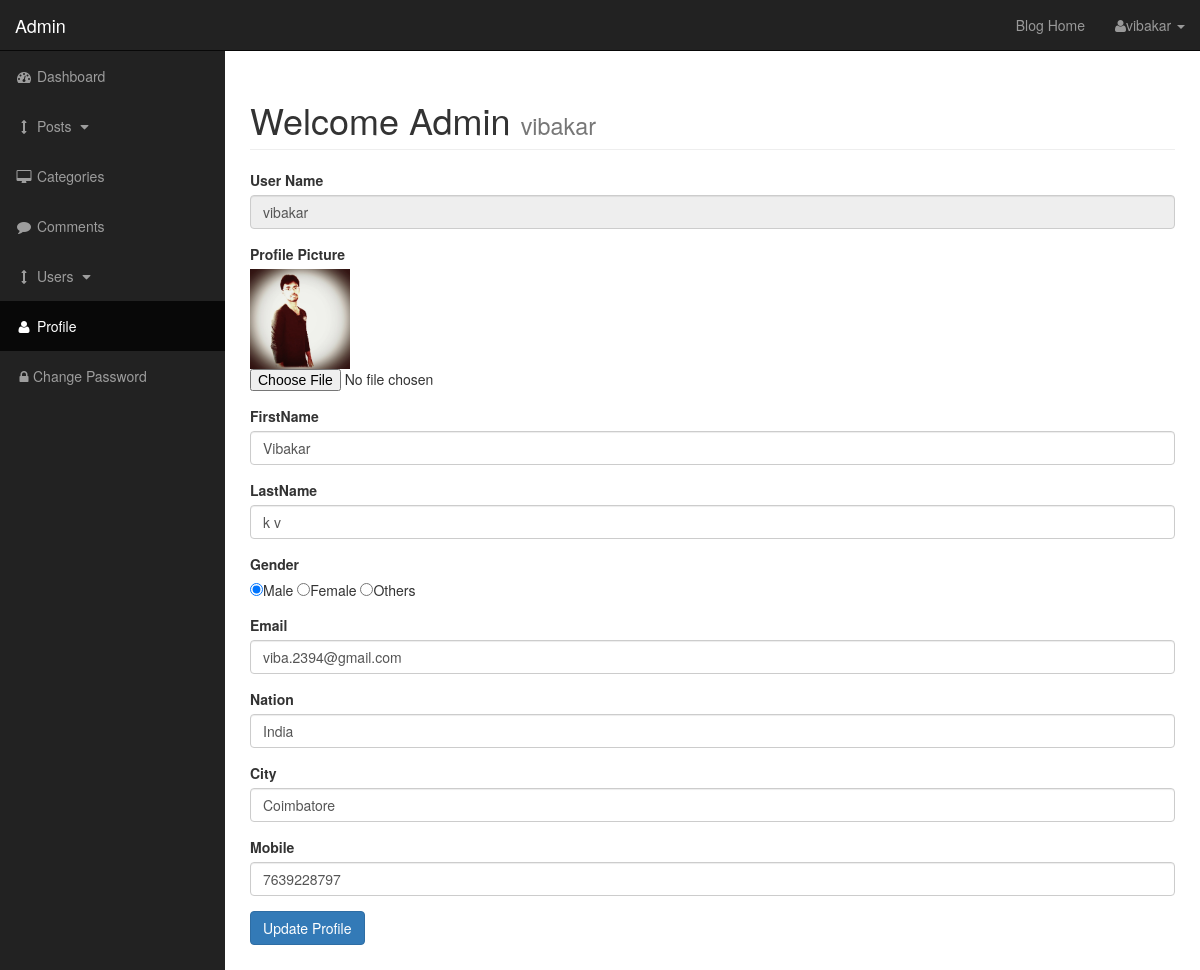
The page /admin/profile.php (signed in) on the database its author committed.
### tables this page shows
CREATE TABLE `users` (
  `user_id` int(3) NOT NULL,
  `user_name` varchar(255) NOT NULL,
  `user_password` varchar(255) NOT NULL,
  `user_firstname` varchar(255) NOT NULL,
  `user_lastname` varchar(255) NOT NULL,
  `user_gender` varchar(10) NOT NULL,
  `user_email` varchar(255) NOT NULL,
  `user_nation` varchar(30) NOT NULL,
  `user_city` varchar(30) NOT NULL,
  `user_mobile` varchar(15) NOT NULL,
  `user_image` text NOT NULL,
  `user_role` varchar(255) NOT NULL
);

### admin/profile.php (the view, shortened to what this page needs)
<?php include 'includes/admin_header.php'; ?>
<?php include 'functions.php'; ?>
<div id="wrapper">
    <?php
    if (isset($_SESSION['username'])) {
        $username = $_SESSION['username'];
        $sql_edit = "SELECT * FROM users WHERE user_name='$username' ";
        $select_users = mysqli_query($con, $sql_edit);
        while ($row = mysqli_fetch_assoc($select_users)) {
            $user_name = $row['user_name'];
            $user_firstname = $row['user_firstname'];
            $user_gender = $row['user_gender'];
            $user_email = $row['user_email'];
            $user_nation = $row['user_nation'];
            $user_city = $row['user_city'];
            $user_mobile = $row['user_mobile'];
            $user_lastname = $row['user_lastname'];
            $user_image = $row['user_image'];
        }
    }
    ?>
    <?php include 'includes/admin_navigation.php'; ?>
    <div id="page-wrapper">
        <div class="container-fluid">
            <div class="row">
                <div class="col-lg-12">
                    <h1 class="page-header">
                        Welcome <?php echo $_SESSION['user_role']; ?>
                        <small><?php echo $_SESSION['username']; ?></small>
                    </h1>
                    <form action="" method="post" enctype="multipart/form-data">
                        <div class="form-group">
                            <label for="username">User Name</label>
                            <input type="text" name="user_name" value="<?php echo $user_name; ?>" class="form-control" readonly="readonly"/>
                        </div>
                        <div class="form-group">
                            <label for="user_image">Profile Picture</label><br>
                            <img src="../images/<?php echo $user_image; ?>" width="100" alt="loading image"  />
                            <input type="file" name="user_image"  accept="image/jpeg,image/jpg,image/png" />
                        </div>
                        <div class="form-group">
                            <label for="firstname">FirstName</label>
                            <input type="text" name="user_firstname" value="<?php echo $user_firstname; ?>" pattern="[A-Za-z ]{3,20}" title="Enter only Letters min 2 & max 20"  class="form-control" required/>
                        </div>
                        <div class="form-group">
                            <label for="lastname">LastName</label><br>
                            <input type="text" name="user_lastname" value="<?php echo $user_lastname; ?>" pattern="[A-Za-z. ]{1,20}" title="Enter only Letters min 2 & max 20"  class="form-control" required/>
                        </div>
                        <div class="form-group">
                            <label for="gender">Gender</label><br>
                            <input type="radio" name="user_gender" <?php if (isset($user_gender) && ($user_gender == "male")) echo "checked"; ?> value="male"
                                   />Male
                            <input type="radio" name="user_gender" <?php if (isset($user_gender) && ($user_gender == "female")) echo "checked"; ?> value="female"
                                   />Female
                            <input type="radio" name="user_gender" <?php if (isset($user_gender) && ($user_gender == "others")) echo "checked"; ?> value="others"
                                   />Others
                        </div>
                        <div class="form-group">
                            <label for="email">Email</label><br>
                            <input type="email" name="user_email" value="<?php echo $user_email; ?>" class="form-control" required/>
                        </div>
                        <div class="form-group">
                            <label for="nation">Nation</label><br>
                            <input type="text" name="user_nation" value="<?php echo $user_nation; ?>" pattern="[A-Za-z]{3,20}" title="Enter only Letters min 3 & max 20" class="form-control" required/>
                        </div>
                        <div class="form-group">
                            <label for="city">City</label><br>
                            <input type="text" name="user_city" value="<?php echo $user_city; ?>" pattern="[A-Za-z]{3,20}" title="Enter only Letters min 3 & max 20" class="form-control" required />
                        </div>
                        <div class="form-group">
                            <label for="phone">Mobile</label><br>
                            <input type="text" name="user_mobile" value="<?php echo $user_mobile; ?>" pattern="[0-9]{10}" title="Enter only Numbers in 10 digits" class="form-control" required/>
                        </div>
                        <div class="form-group">
                            <input type="submit" name="update_user" class="btn btn-primary" value="Update Profile" />
                        </div>
                    </form>
                </div>
            </div>
        </div>
    </div>
</div>
<?php include 'includes/admin_footer.php'; ?>

### admin/css/sb-admin.css (style rules this page uses)
body { margin-top: 100px; background-color: #222; }
@media (min-width:768px) { body { margin-top: 50px; } }
#wrapper { padding-left: 0; }
#page-wrapper { width: 100%; padding: 0; background-color: #fff; }
@media (min-width:768px) { #wrapper { padding-left: 225px; } }
@media (min-width:768px) { #page-wrapper { padding: 10px; } }

### rows shown on the page
users: user_name "vibakar", user_image (picture), user_firstname "Vibakar", user_lastname "k v", user_gender "☑", user_email "viba.2394@gmail.com", user_nation "India", user_city "Coimbatore", user_mobile "7639228797"

### other values the page prints
$_SESSION['username'] "vibakar"
$_SESSION['user_role'] "Admin"
